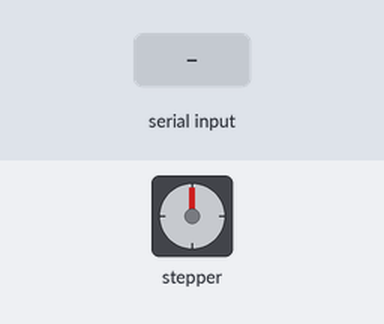
Recording of a sketch running on a simulated Arduino Uno, built with avr-gcc and run on an emulated ATmega328P. On the bench: stepper motor. The inputs (shaded band) are chosen by the test bench. Stepper angles assume 200 steps per turn.

Above: at 1.2 s.
1.3 s: "90,45\n" received over Serial
At 1.45 s:
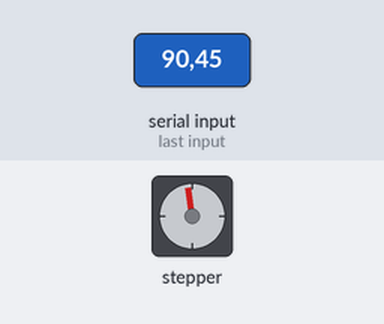
At 2.05 s:
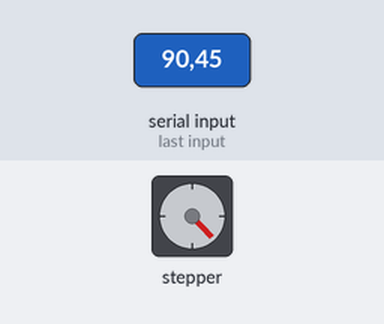
Timing chart, 0 to 10.3 s (numbered marks = the images above; inputs shaded):
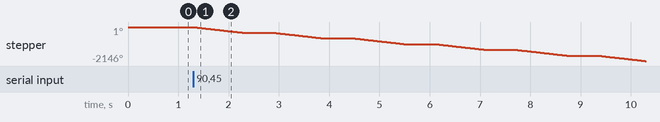

The sketch:

slave_arduino_uno.ino
```cpp
#include <Stepper.h>

const int stepsPerRevolution = 200;  // 스텝 모터의 스텝 수를 설정합니다. 모터에 따라 다를 수 있습니다.
const int motorPin1 = 8;
const int motorPin2 = 9;
const int motorPin3 = 10;
const int motorPin4 = 11;

// Stepper 라이브러리 클래스 인스턴스를 생성합니다.
Stepper myStepper(stepsPerRevolution, motorPin1, motorPin2, motorPin3, motorPin4);
int day_count;
void setup() {
  Serial.begin(115200);
  // 모터의 속도를 설정합니다. (rpm)
  myStepper.setSpeed(60);
}

void loop() {
  if (Serial.available() > 0) {
    day_count = Serial.parseInt();
    // 버퍼 비우기
    while (Serial.available() > 0) {
      Serial.read();
    }
  }

  if(day_count % 2 == 1) {
    for(int i = 0; i < 16; i++) {
        myStepper.step(-stepsPerRevolution);
        delay(600);
    }
  }
  // else if(day_count % 2 == 0) {

  //   delay(6000); // 밤은 7초
  // }
}
```

Measured:
- after the input at 1.3 s, stepper: turns 360° counter-clockwise in 0.99 s, repeating every 1.6 s
